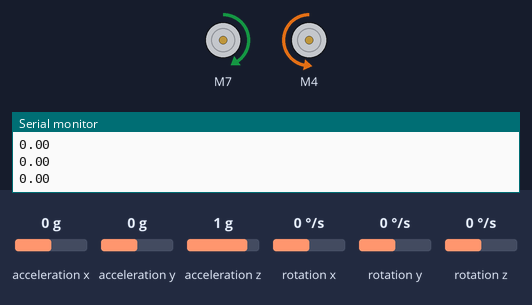
The program below on a simulated Arduino Uno, built with avr-gcc and run on an emulated ATmega328P. Parts: 2 × DC motor (green arrow = forward, orange = backward, longer = faster), the last lines printed to the serial monitor. Inputs (shaded band) come from the test bench; at power-on: rotation z 0 °/s, acceleration x 0 g, acceleration y 0 g, acceleration z 1 g, rotation x 0 °/s, rotation y 0 °/s.

Above: at 1.2 s.
1.3 s: rotation z set to -100 °/s
At 3.44 s:
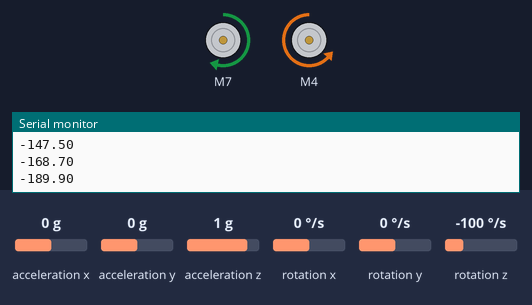
4.3 s: rotation z set to 192 °/s
7.3 s: rotation z set to 100 °/s
10.3 s: rotation z set to -192 °/s
At 11.4 s:
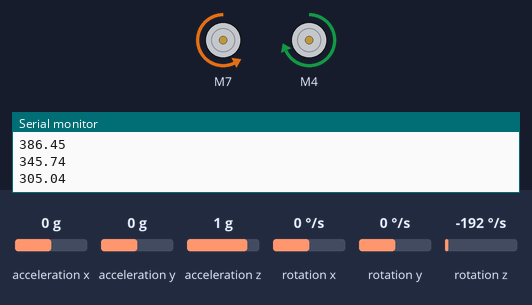
13.3 s: rotation z set to 104 °/s
At 14.5 s:
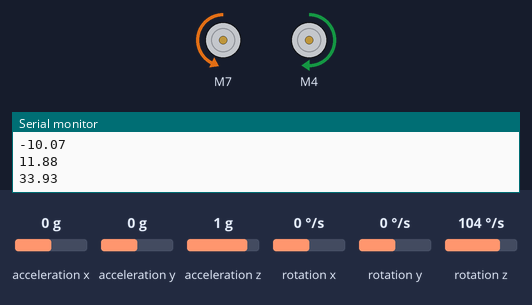
16.3 s: rotation z set to 0 °/s
At 16.3 s:
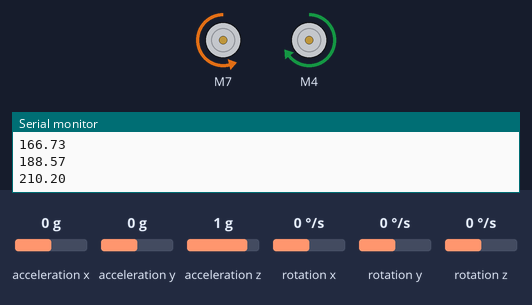
Timing chart, 0 to 18.8 s (numbered marks = the images above; inputs shaded):
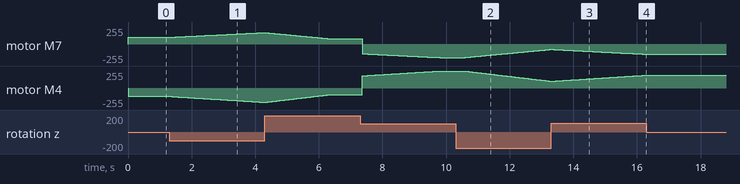

The program:

main.cpp
```cpp
#include <Arduino.h>
#include <GyverMotor.h>
#include <MPU6050.h>
#include <Wire.h>

#define Mot1 7
#define Mot2 8
#define Mot3 9

#define Mot4 4
#define Mot5 5
#define Mot6 6

#define MinSpeed 100
#define MaxSpeed 255

#define k_p 0.3

MPU6050 mpu;

float volatile yaw = 0;

unsigned long timer = 0;
float timeStep = 0.1;

float coef[2] = {1.0, 0.8};


GMotor motor1(DRIVER3WIRE, Mot1, Mot2, Mot3, LOW);
GMotor motor2(DRIVER3WIRE, Mot4, Mot5, Mot6, LOW);

void turn(int degrees){
    int point = degrees;
    int err = point - yaw;
    int speed = 0;
    int counter = 0;
    while (abs(err) > 3)
    {
        counter++;
        err = point - yaw;
        speed = constrain(k_p*abs(err), 0, MaxSpeed-MinSpeed);
        motor1.setSpeed((MinSpeed + speed)*(err/abs(err))*coef[1]);
        motor2.setSpeed(-(MinSpeed + speed)*(err/abs(err))*coef[0]);

        Vector norm = mpu.readNormalizeGyro();
        yaw = yaw + norm.ZAxis * (millis()-timer)/1000;
        timer = millis();

        if(counter == 100){
          Serial.println(yaw);
          counter = 0;
        }
    }

}


void keep(){
    int point = yaw;
    int err = 0;
    int speed = 0;
    while (true)
    {
        Serial.println("Keeping");
        err = point - yaw;
        speed = constrain(k_p*abs(err), 0, MaxSpeed-MinSpeed);
        if (abs(err) > 5.0)
        {
            motor1.setSpeed((MinSpeed + speed)*(err/abs(err))*coef[1]);
            motor2.setSpeed(-(MinSpeed + speed)*(err/abs(err))*coef[0]);
        }
        else{
            motor1.setSpeed(0);
            motor2.setSpeed(0);
        }

        Vector norm = mpu.readNormalizeGyro();
        yaw = yaw + norm.ZAxis * (millis()-timer)/1000;
        timer = millis();

    }

}

void setup() {
  Serial.begin(115200);
  motor1.setMode(AUTO);
  motor2.setMode(AUTO);

  mpu.begin(MPU6050_SCALE_2000DPS, MPU6050_RANGE_2G);
  mpu.calibrateGyro();
  mpu.setThreshold(3);
}

int x = 1;
void loop() {
  Serial.println("Start");
  // keep();
  turn(90);
  delay(1000);
  turn(-90);
  delay(100000000);
}
```

Measured:
- after the input at 1.3 s, motor M7: moves from forward 101/255 to forward 171/255 over 2.9 s, starting after 0.07 s; motor M4: moves from backward 127/255 to backward 214/255 over 2.9 s, starting after 0.07 s
- after the input at 10.3 s, motor M7: moves from backward 204/255 to backward 80/255 over 2.7 s, starting after 0.27 s; motor M4: moves from forward 255/255 to forward 101/255 over 2.7 s, starting after 0.27 s
- after the input at 13.3 s, motor M7: moves from backward 80/255 to backward 154/255 over 3.0 s, starting at once
- after the input at 16.3 s, motor M7: stays backward 154/255 (without the input it goes to backward 156/255 after 0.06 s); motor M4: stays forward 193/255 (without the input it goes to forward 195/255 after 0.06 s)
